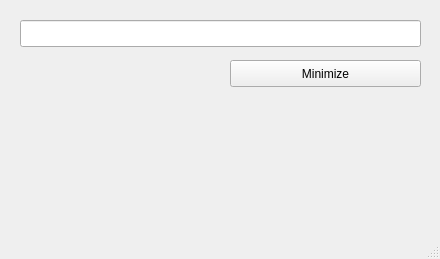
<?xml version="1.0" encoding="UTF-8"?>
<ui version="4.0">
 <class>MainWindow</class>
 <widget class="QMainWindow" name="MainWindow">
  <property name="geometry">
   <rect>
    <x>0</x>
    <y>0</y>
    <width>440</width>
    <height>259</height>
   </rect>
  </property>
  <property name="windowTitle">
   <string>SNF minimizer</string>
  </property>
  <widget class="QWidget" name="centralwidget">
   <widget class="QLineEdit" name="input">
    <property name="geometry">
     <rect>
      <x>20</x>
      <y>20</y>
      <width>401</width>
      <height>27</height>
     </rect>
    </property>
   </widget>
   <widget class="QPushButton" name="pushButton">
    <property name="geometry">
     <rect>
      <x>230</x>
      <y>60</y>
      <width>191</width>
      <height>27</height>
     </rect>
    </property>
    <property name="text">
     <string>Minimize</string>
    </property>
   </widget>
   <widget class="QLabel" name="output">
    <property name="geometry">
     <rect>
      <x>30</x>
      <y>110</y>
      <width>391</width>
      <height>41</height>
     </rect>
    </property>
    <property name="text">
     <string/>
    </property>
   </widget>
  </widget>
  <widget class="QStatusBar" name="statusbar"/>
 </widget>
 <resources/>
 <connections/>
</ui>
